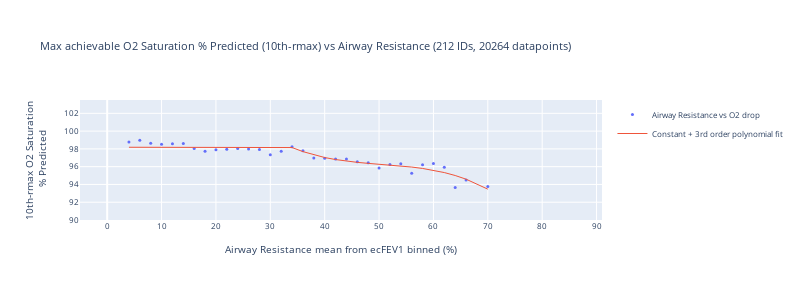
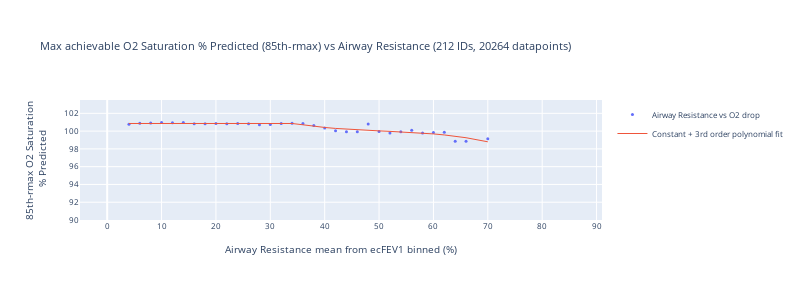
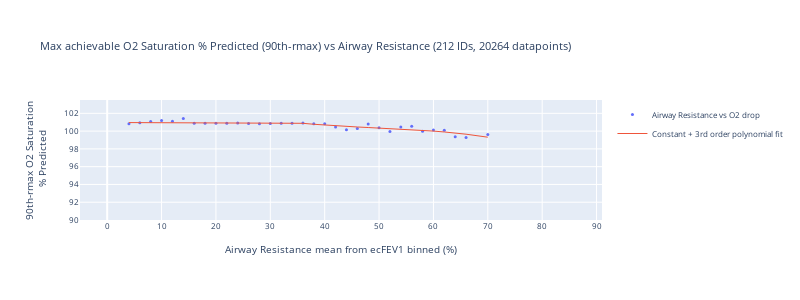

The code cell stored with these charts, in order, in its notebook:
### Code cell
df["O2 Saturation % Predicted"] = (
    df["O2 Saturation"] / df["Healthy O2 Saturation"] * 100
)

ar_col_binned = f"Airway Resistance mean from {fev1_col} binned (%)"

df_for_AW_O2Sat_study = df.copy()
df_for_AW_O2Sat_study = df[~df.ID.isin(["122"])].copy()
# df_for_AW_O2Sat_study = df[~df.ID.isin(["122", "286"])].copy()

for prctile in [10, 85, 90]:  # range(60, 90, 5):
    # for prctile in [90]:  # range(60, 90, 5):
    rmax_o2_sat_col = f"{prctile}th-rmax O2 Saturation<br> % Predicted"

    rmax_AW_O2Sat = df_for_AW_O2Sat_study.groupby([ar_col_binned]).apply(
        lambda x: calc_rmax_o2(x, "O2 Saturation % Predicted", prctile)
    )
    # Unstack rmax_AR_O2Sat tuples into 2 columns
    rmax_AW_O2Sat = (
        rmax_AW_O2Sat.apply(pd.Series)
        .rename(columns={0: rmax_o2_sat_col, 1: "#datapoints", 2: "#IDs"})
        .reset_index()
    )
    # Add column for >50 datapoints
    rmax_AW_O2Sat[">50 datapoints"] = rmax_AW_O2Sat["#datapoints"] >= 50
    rmax_AW_O2Sat[">10 IDs"] = rmax_AW_O2Sat["#IDs"] >= 10

    # Mask for >50 datapoints
    rmax_AW_O2Sat_plot = fit_factor_profile(
        # rmax_AW_O2Sat[rmax_AW_O2Sat[">50 datapoints"]].copy(),
        rmax_AW_O2Sat[
            rmax_AW_O2Sat[">50 datapoints"] & rmax_AW_O2Sat[">10 IDs"]
        ].copy(),
        x=ar_col_binned,
        y=rmax_o2_sat_col,
    )

    # PLot rmax_AW_O2Sat
    title = f"Max achievable O2 Saturation % Predicted ({prctile}th-rmax) vs Airway Resistance ({df_for_AW_O2Sat_study.ID.nunique()} IDs, {len(df_for_AW_O2Sat_study)} datapoints)"
    fig = go.Figure()
    fig.add_trace(
        go.Scatter(
            x=rmax_AW_O2Sat_plot[ar_col_binned],
            y=rmax_AW_O2Sat_plot[rmax_o2_sat_col],
            mode="markers",
            name="Airway Resistance vs O2 drop",
        ),
    )
    # fig.add_trace(
    #     go.Scatter(
    #         x=rmax_AW_O2Sat_plot[ar_col_binned],
    #         y=rmax_AW_O2Sat_plot["Spline"],
    #         mode="lines",
    #         name="Spline",
    #     )
    # )
    fig.add_trace(
        go.Scatter(
            x=rmax_AW_O2Sat_plot[ar_col_binned],
            y=rmax_AW_O2Sat_plot["Piecewise fit"],
            mode="lines",
            name="Constant + 3rd order polynomial fit",
        ),
    )
    fig.update_traces(line=dict(width=1), marker=dict(size=3))
    fig.update_yaxes(
        range=[90, 103.5],
        nticks=10,
        title=rmax_o2_sat_col,
    )
    fig.update_xaxes(title=ar_col_binned, range=[-5, 91], nticks=10)
    fig.update_layout(title=title, height=300, width=800, font=dict(size=8))
    fig.show()
    # Save to file
    fig.write_image(
        f"{plotsdir}{title}.pdf",
        width=1000,
        height=400,
    )

### Figure 1 — Plotly figure (JSON) as saved in the notebook; plotly's stock layout.template omitted (floating-point values rounded to 4 significant figures)
{"data": [{"line": {"width": 1}, "marker": {"size": 3}, "mode": "markers", "name": "Airway Resistance vs O2 drop", "type": "scatter", "x": [4, 6, 8, 10, 12, 14, 16, 18, 20, 22, 24, 26, 28, 30, 32, 34, 36, 38, 40, 42, 44, 46, 48, 50, 52, 54, 56, 58, 60, 62, 64, 66, 70], "y": [98.76, 98.96, 98.64, 98.52, 98.59, 98.61, 98.05, 97.72, 97.91, 97.96, 98.04, 98.0, 97.94, 97.34, 97.72, 98.25, 97.8, 96.97, 96.93, 96.88, 96.86, 96.54, 96.44, 95.84, 96.23, 96.32, 95.26, 96.22, 96.37, 95.92, 93.66, 94.5, 93.77]}, {"line": {"width": 1}, "marker": {"size": 3}, "mode": "lines", "name": "Constant + 3rd order polynomial fit", "type": "scatter", "x": [4, 6, 8, 10, 12, 14, 16, 18, 20, 22, 24, 26, 28, 30, 32, 34, 36, 38, 40, 42, 44, 46, 48, 50, 52, 54, 56, 58, 60, 62, 64, 66, 70], "y": [98.18, 98.18, 98.18, 98.18, 98.18, 98.18, 98.18, 98.18, 98.18, 98.18, 98.18, 98.18, 98.18, 98.18, 98.18, 98.15, 97.69, 97.32, 97.03, 96.8, 96.62, 96.48, 96.37, 96.28, 96.18, 96.08, 95.96, 95.8, 95.6, 95.34, 95.01, 94.59, 93.47]}], "layout": {"font": {"size": 8}, "height": 300, "title": {"text": "Max achievable O2 Saturation % Predicted (10th-rmax) vs Airway Resistance (212 IDs, 20264 datapoints)"}, "width": 800, "xaxis": {"nticks": 10, "range": [-5, 91], "title": {"text": "Airway Resistance mean from ecFEV1 binned (%)"}}, "yaxis": {"nticks": 10, "range": [90, 103.5], "title": {"text": "10th-rmax O2 Saturation<br> % Predicted"}}}}

### Figure 2 — Plotly figure (JSON) as saved in the notebook; plotly's stock layout.template omitted (floating-point values rounded to 4 significant figures)
{"data": [{"line": {"width": 1}, "marker": {"size": 3}, "mode": "markers", "name": "Airway Resistance vs O2 drop", "type": "scatter", "x": [4, 6, 8, 10, 12, 14, 16, 18, 20, 22, 24, 26, 28, 30, 32, 34, 36, 38, 40, 42, 44, 46, 48, 50, 52, 54, 56, 58, 60, 62, 64, 66, 70], "y": [100.8, 100.9, 100.9, 101.0, 101.0, 101.0, 100.8, 100.8, 100.9, 100.8, 100.9, 100.8, 100.7, 100.7, 100.8, 100.9, 100.9, 100.6, 100.4, 100.1, 99.93, 99.92, 100.8, 99.95, 99.8, 99.93, 100.1, 99.78, 99.84, 99.88, 98.87, 98.86, 99.13]}, {"line": {"width": 1}, "marker": {"size": 3}, "mode": "lines", "name": "Constant + 3rd order polynomial fit", "type": "scatter", "x": [4, 6, 8, 10, 12, 14, 16, 18, 20, 22, 24, 26, 28, 30, 32, 34, 36, 38, 40, 42, 44, 46, 48, 50, 52, 54, 56, 58, 60, 62, 64, 66, 70], "y": [100.9, 100.9, 100.9, 100.9, 100.9, 100.9, 100.9, 100.9, 100.9, 100.9, 100.9, 100.9, 100.9, 100.9, 100.9, 100.9, 100.7, 100.5, 100.4, 100.3, 100.2, 100.1, 100.1, 100.0, 99.97, 99.92, 99.85, 99.78, 99.68, 99.57, 99.43, 99.26, 98.8]}], "layout": {"font": {"size": 8}, "height": 300, "title": {"text": "Max achievable O2 Saturation % Predicted (85th-rmax) vs Airway Resistance (212 IDs, 20264 datapoints)"}, "width": 800, "xaxis": {"nticks": 10, "range": [-5, 91], "title": {"text": "Airway Resistance mean from ecFEV1 binned (%)"}}, "yaxis": {"nticks": 10, "range": [90, 103.5], "title": {"text": "85th-rmax O2 Saturation<br> % Predicted"}}}}

### Figure 3 — Plotly figure (JSON) as saved in the notebook; plotly's stock layout.template omitted (floating-point values rounded to 4 significant figures)
{"data": [{"line": {"width": 1}, "marker": {"size": 3}, "mode": "markers", "name": "Airway Resistance vs O2 drop", "type": "scatter", "x": [4, 6, 8, 10, 12, 14, 16, 18, 20, 22, 24, 26, 28, 30, 32, 34, 36, 38, 40, 42, 44, 46, 48, 50, 52, 54, 56, 58, 60, 62, 64, 66, 70], "y": [100.8, 100.9, 101.1, 101.2, 101.1, 101.4, 100.9, 100.9, 100.9, 100.9, 100.9, 100.9, 100.8, 100.9, 100.9, 100.9, 100.9, 100.8, 100.8, 100.5, 100.2, 100.3, 100.8, 100.4, 99.95, 100.5, 100.6, 99.98, 100.1, 100.1, 99.36, 99.28, 99.61]}, {"line": {"width": 1}, "marker": {"size": 3}, "mode": "lines", "name": "Constant + 3rd order polynomial fit", "type": "scatter", "x": [4, 6, 8, 10, 12, 14, 16, 18, 20, 22, 24, 26, 28, 30, 32, 34, 36, 38, 40, 42, 44, 46, 48, 50, 52, 54, 56, 58, 60, 62, 64, 66, 70], "y": [101.0, 101.0, 101.0, 101.0, 101.0, 101.0, 101.0, 101.0, 101.0, 101.0, 101.0, 101.0, 101.0, 101.0, 101.0, 101.0, 100.9, 100.8, 100.7, 100.6, 100.5, 100.5, 100.4, 100.3, 100.3, 100.2, 100.2, 100.1, 100.0, 99.9, 99.79, 99.65, 99.32]}], "layout": {"font": {"size": 8}, "height": 300, "title": {"text": "Max achievable O2 Saturation % Predicted (90th-rmax) vs Airway Resistance (212 IDs, 20264 datapoints)"}, "width": 800, "xaxis": {"nticks": 10, "range": [-5, 91], "title": {"text": "Airway Resistance mean from ecFEV1 binned (%)"}}, "yaxis": {"nticks": 10, "range": [90, 103.5], "title": {"text": "90th-rmax O2 Saturation<br> % Predicted"}}}}
